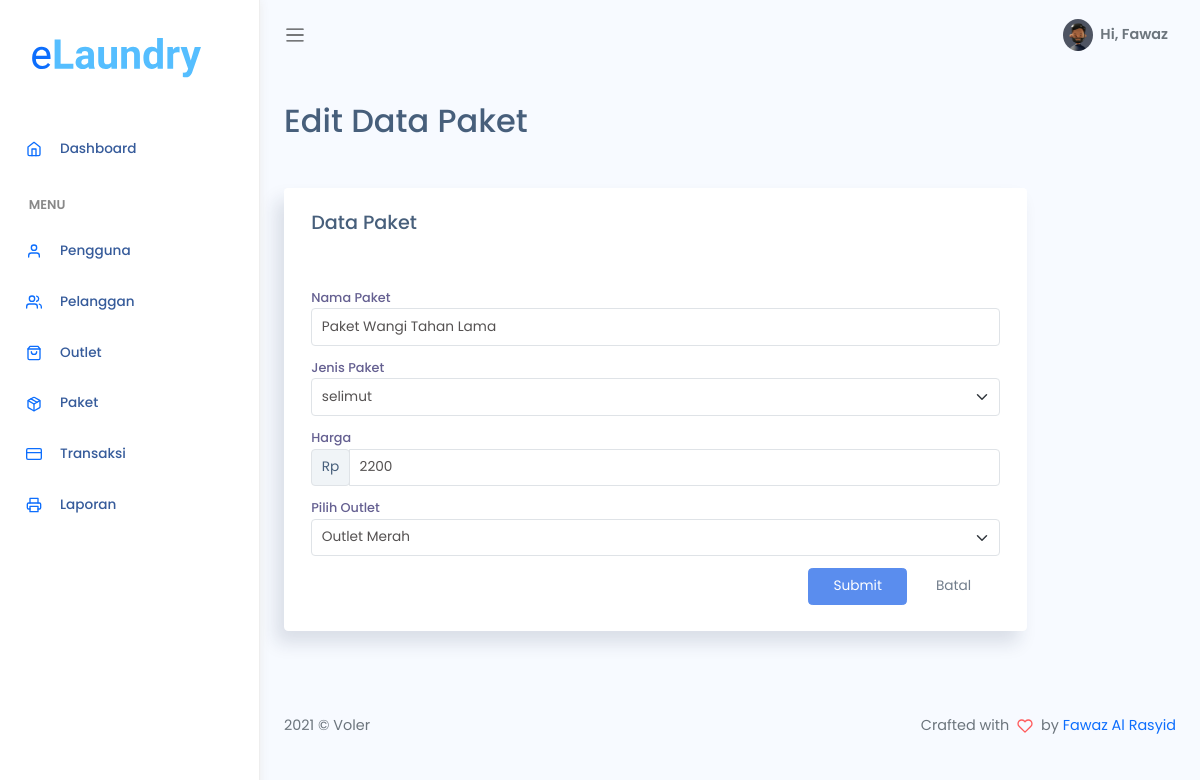
/admin/edit_paket.php?id=20 (signed in), run on the app's committed database.
### tables this page shows
CREATE TABLE `paket_cuci` (
  `id_paket` int(11) NOT NULL,
  `jenis_paket` enum('kiloan','selimut','bedcover','kaos','lain') NOT NULL,
  `nama_paket` varchar(228) NOT NULL,
  `harga` int(11) NOT NULL,
  `outlet_id` int(11) NOT NULL
);

### admin/edit_paket.php (the view, shortened to what this page needs)
<?php
$title = 'Edit Data Paket';
require 'koneksi.php';
$jenis = [
    'kiloan',
    'selimut',
    'bedcover',
    'kaos',
    'lain'
];
$id = $_GET['id'];
$query = "SELECT * FROM paket_cuci WHERE id_paket = '$id'";
$queryedit = mysqli_query($conn, $query);
require 'header.php';
?>
<div class="main-content container-fluid">
    <div class="page-title mb-5">
        <h3><?= $title; ?></h3>
    </div>
    <section class="section">
        <section id="basic-vertical-layouts">
            <div class="col-md-10 col-12">
                <div class="card">
                    <div class="card-header">
                        <h4 class="card-title">Data Paket</h4>
                    </div>
                    <div class="card-content">
                        <div class="card-body">
                            <?php while ($edit = mysqli_fetch_assoc($queryedit)) { ?>
                            <form class="form form-vertical" action="" method="POST">
                                <div class="form-body">
                                    <div class="row">
                                        <div class="col-12">
                                            <div class="form-group">
                                                <label for="first-name-vertical">Nama Paket</label>
                                                <input type="text" id="first-name-vertical" class="form-control"
                                                    name="nama_paket" value="<?= $edit['nama_paket']; ?>"
                                                    placeholder="Paket">
                                            </div>
                                            <div class="form-group">
                                                <label for="defaultSelect">Jenis Paket</label>
                                                <select name="jenis_paket" class="form-select" id="basicSelect">
                                                    <?php foreach ($jenis as $key) : ?>
                                                    <?php if ($key == $edit['jenis_paket']) : ?>
                                                    <option value="<?= $key ?>" selected><?= $key ?></option>
                                                    <?php endif ?>
                                                    <?php endforeach ?>
                                                </select>
                                            </div>
                                            <div class="form-group">
                                                <label for="">Harga</label>
                                                <div class="input-group">
                                                    <div class="input-group-prepend">
                                                        <span class="input-group-text" id="basic-addon1">Rp</span>
                                                    </div>
                                                    <input type="text" class="form-control" name="harga"
                                                        value="<?= $edit['harga']; ?>">
                                                </div>
                                            </div>
                                            <div class="form-group">
                                                <label for="defaultSelect">Pilih Outlet</label>
                                                <?php
                                                    function ambildata($conn, $query)
                                                    {
                                                        $data = mysqli_query($conn, $query);
                                                        if (mysqli_num_rows($data) > 0) {
                                                            while ($row = mysqli_fetch_assoc($data)) {
                                                                $hasil[] = $row;
                                                            }
                                                            return $hasil;
                                                        }
                                                    }
                                                    $query2 = "SELECT * FROM outlet";
                                                    $data2 = ambildata($conn, $query2);
                                                ?>
                                                <select name="outlet_id" class="form-select" id="basicSelect">
                                                    <?php foreach ($data2 as $outlet) : ?>
                                                    <option value="<?= $outlet['id_outlet'] ?>">
                                                        <?= $outlet['nama_outlet']; ?></option>
                                                    <?php endforeach ?>
                                                </select>
                                            </div>
                                        </div>
                                        <div class="col-12 d-flex justify-content-end">
                                            <button type="submit" name="btn-simpan"
                                                class="btn btn-primary me-1 mb-1">Submit</button>
                                            <button href="javascript:void(0)" onclick="window.history.back();"
                                                type="reset" class="btn btn-light-secondary me-1 mb-1">Batal</button>
                                        </div>
                                    </div>
                                </div>
                            </form>
                        </div>
                        <?php } ?>
                    </div>
                </div>
            </div>
        </section>
</div>
<?php require 'footer.php'; ?>

### assets/css/app.css (style rules this page uses)
* { font-family: 'Poppins', sans-serif; }
#main .main-content { padding: 2rem 1.5rem }
#main .main-content .page-title h3 { font-size: 2rem }
a, button { outline: 0 }
.btn.btn-danger, .btn.btn-dark, .btn.btn-info, .btn.btn-light, .btn.btn-link, .btn.btn-primary, .btn.btn-secondary, .btn.btn-success, .btn.btn-warning { color: #fff }
.form-group { margin-bottom: .7rem }
.form-group label { font-size: .800rem; color: rgba(35, 28, 99, .7); font-weight: 500 }
.card { box-shadow: -8px 12px 18px 0 rgba(25, 42, 70, .13); margin-bottom: 2.2rem }
.card .card-header { border: none }
.card .card-header h4 { font-size: 1.2rem }
.card .card-content { position: relative }
.card .card-title { font-size: 1.2rem }
.card .card-body { padding: 1.4rem 1.7rem }

### data on the page
paket_cuci: nama_paket "Paket Wangi Tahan Lama", jenis_paket "selimut", harga "2200"

### other printed values
$_SESSION['nama_user'] "Fawaz"
$title "Edit Data Paket"
form field outlet_id "Outlet Merah"
